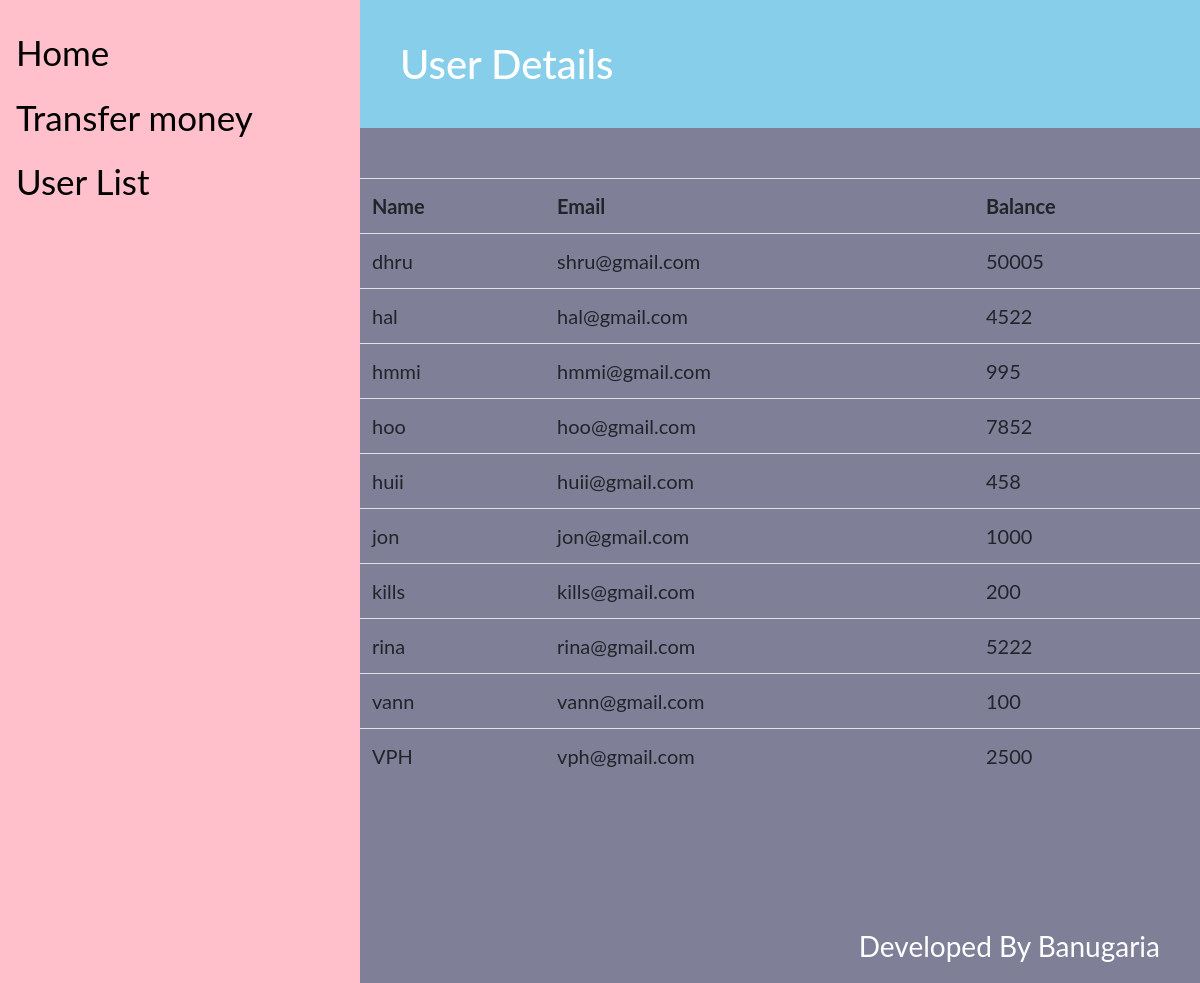
The page /UserList.php on the database its author committed.
### tables this page shows
CREATE TABLE `users` (
  `Name` varchar(20) NOT NULL,
  `Email` varchar(30) NOT NULL,
  `balance` int(11) NOT NULL
);

### UserList.php (the view, shortened to what this page needs)
<!DOCTYPE html>
<html lang="en">
<head>
    <link rel="stylesheet" type="text/css"
        href="https://stackpath.bootstrapcdn.com/bootstrap/4.3.1/css/bootstrap.min.css">
    <link rel="stylesheet" type="text/css" href="index.css">
</head>
<body>
    <div class="sidenav">
  <a href="index.php">Home</a>
  <a href="Tranfer.php">Transfer money</a>
  <a href="UserList.php">User List</a>
</div>
    <div class="main">
    <h1>User Details</h1>
    <br>
    <table align ="center" class = "table table-hover" >
        <th>Name</th>
        <th>Email</th>
        <th>Balance</th>
<?php
include 'connection.php';
$q1=mysqli_query($conn,"select * from users ;");
if($q1)
{
    $num = mysqli_num_rows($q1);
    if($num==0)
    {
        echo "huh";
    }
    else{
    while($row = mysqli_fetch_array($q1))
 {
     $name = $row['Name'];
     $mail = $row['Email'];
     $balance = $row['balance'];
     echo "<tr>";
     echo "<td>$name</td>";
     echo "<td>$mail</td>";
     echo "<td>$balance</td>";
     echo "</tr>";
 }
}
}
else{
    echo "checkkk upadation";
}
?>
</table>
<br>
  <div><p style="float: right; padding-right: 40px; margin-top:10%;">Developed By Banugaria</p></div>
</div>
</body>
</html>

### index.css (style rules this page uses)
body { font-family: "Lato", sans-serif; background: linear-gradient(rgba(0,0,50,0.5),rgba(0,0,50,0.5)),url(".jpg"); color: white; }
.sidenav { height: 100%; width: 30%; position: fixed; z-index: 1; top: 0; left: 0; background-color: pink; overflow-x: hidden; padding-top: 20px; }
.sidenav a { padding: 6px 8px 6px 16px; text-decoration: none; font-size: 35px; color: black; display: block; }
.main { margin-left: 30%; font-size: 28px; }
h1 { padding: 40px; background-color: skyblue; color: white; }
table { font-size: 20px; height: 100%; width: 100%; color: white; }
p { padding-left: 20px; }

### rows shown on the page
users: Name "dhru", Email "shru@gmail.com", balance "50005"
users: Name "hal", Email "hal@gmail.com", balance "4522"
users: Name "hmmi", Email "hmmi@gmail.com", balance "995"
users: Name "hoo", Email "hoo@gmail.com", balance "7852"
users: Name "huii", Email "huii@gmail.com", balance "458"
users: Name "jon", Email "jon@gmail.com", balance "1000"
users: Name "kills", Email "kills@gmail.com", balance "200"
users: Name "rina", Email "rina@gmail.com", balance "5222"
users: Name "vann", Email "vann@gmail.com", balance "100"
users: Name "VPH", Email "vph@gmail.com", balance "2500"
